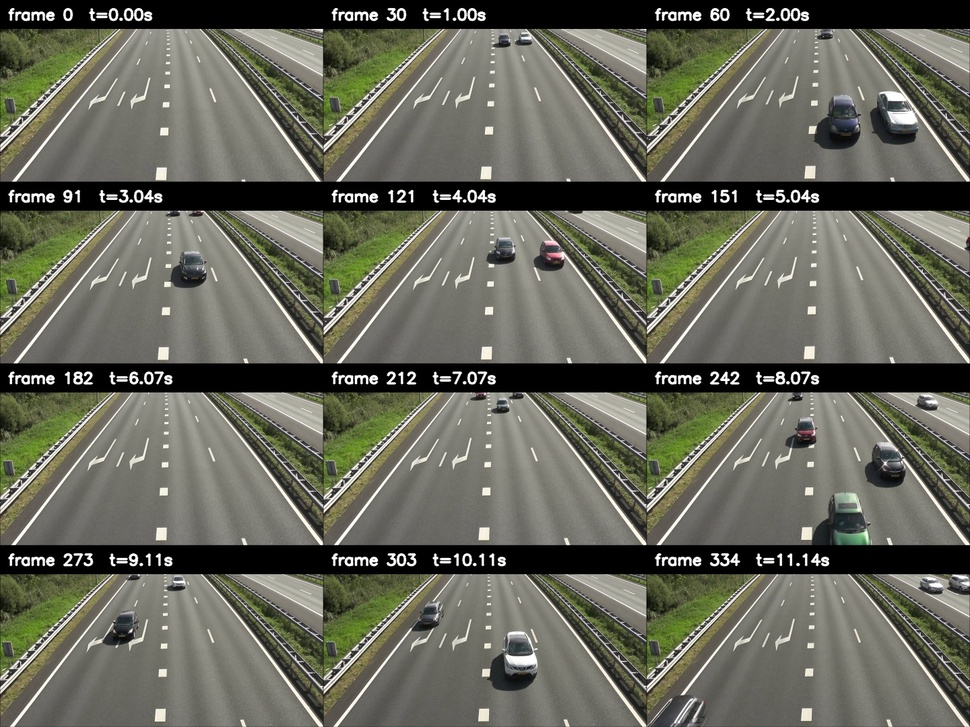
#> input picture car_samples.jpg, 970 x 727 px, shrunk from 1440 x 1080 before the run
$ python -i preprocessing.py   (imports and definitions only)
#> lines starting #> are read from the running program, lines starting #| are printed output that depends on the picture
#> further down, picture is the input picture: shape (727, 970, 3); mean B, G, R 90.8, 103.1, 102.2
"""Image inspection helpers before YOLO inference."""

from __future__ import annotations

from dataclasses import dataclass
from pathlib import Path
from typing import Any


class ImagePreprocessingError(RuntimeError):
    """Raised when an image cannot be inspected."""


@dataclass(frozen=True)
class ImageMetadata:
    image_path: Path
    sequence_name: str
    frame_index: int
    width: int
    height: int


@dataclass(frozen=True)
class FramePreprocessingResult:
    """One detector input plus auditable image-quality measurements."""

    frame: Any
    applied: bool
    mode: str
    luminance_mean: float
    luminance_std: float


class FramePreprocessor:
    """Apply conservative, geometry-preserving enhancement before detection."""

    MODES = {"none", "auto_low_light", "clahe"}

    def __init__(
        self,
        *,
        mode: str = "none",
        clahe_clip_limit: float = 2.0,
        clahe_grid_size: int = 8,
        low_light_threshold: float = 70.0,
    ) -> None:
        normalized = str(mode).strip().lower()
        if normalized not in self.MODES:
            raise ImagePreprocessingError(
                f"Unsupported frame preprocessing mode: {mode}"
            )
        if clahe_clip_limit <= 0 or clahe_grid_size < 2:
            raise ImagePreprocessingError("Invalid CLAHE preprocessing parameters.")
        if not 0.0 <= low_light_threshold <= 255.0:
            raise ImagePreprocessingError("low_light_threshold must be in [0, 255].")
        try:
            import cv2  # type: ignore[import-not-found]
        except Exception as exc:  # noqa: BLE001
            raise ImagePreprocessingError(
                "OpenCV is required for frame preprocessing."
            ) from exc
        self.mode = normalized
        self.low_light_threshold = float(low_light_threshold)
        self._cv2 = cv2
        self._clahe = cv2.createCLAHE(
            clipLimit=float(clahe_clip_limit),
            tileGridSize=(int(clahe_grid_size), int(clahe_grid_size)),
        )

    def process(self, frame: Any) -> FramePreprocessingResult:
        if frame is None or not hasattr(frame, "shape") or len(frame.shape) < 2:
            raise ImagePreprocessingError("Detector frame must be a valid image array.")
        gray = self._cv2.cvtColor(frame, self._cv2.COLOR_BGR2GRAY)
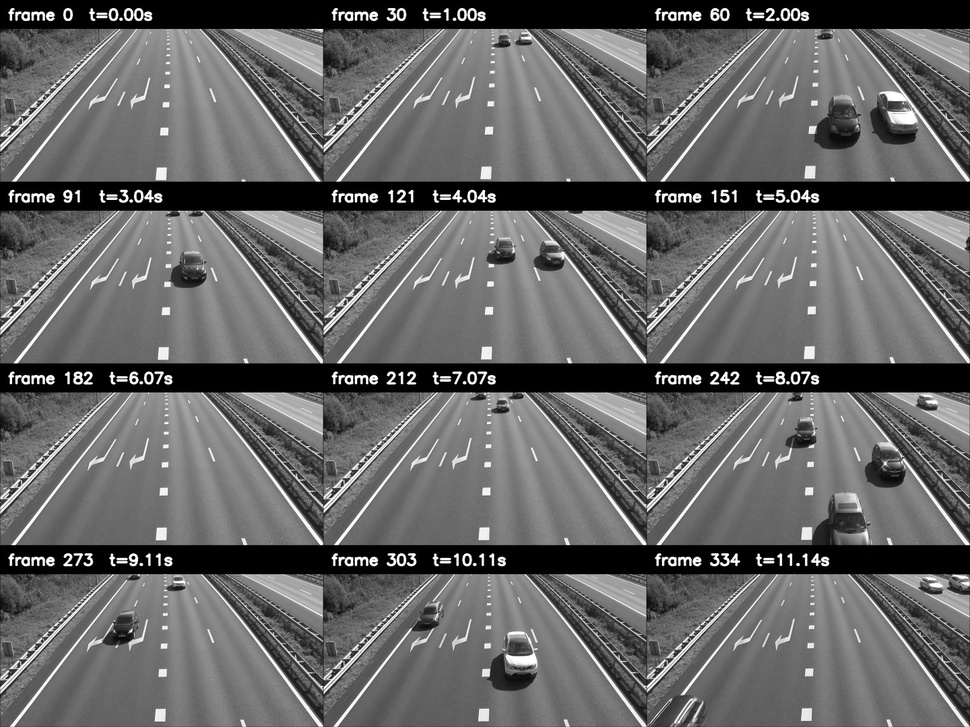
#> gray: shape (727, 970); min 0, max 255, mean 101.5
        luminance_mean = float(gray.mean())
#> luminance_mean = 101.5
        luminance_std = float(gray.std())
#> luminance_std = 55.43
        should_apply = self.mode == "clahe" or (
            self.mode == "auto_low_light"
            and luminance_mean < self.low_light_threshold
        )
#> should_apply = False
        if not should_apply:
            return FramePreprocessingResult(
                frame=frame,
                applied=False,
                mode=self.mode,
                luminance_mean=luminance_mean,
                luminance_std=luminance_std,
            )
        lab = self._cv2.cvtColor(frame, self._cv2.COLOR_BGR2LAB)
        lightness, channel_a, channel_b = self._cv2.split(lab)
        enhanced_lightness = self._clahe.apply(lightness)
        enhanced = self._cv2.cvtColor(
            self._cv2.merge((enhanced_lightness, channel_a, channel_b)),
            self._cv2.COLOR_LAB2BGR,
        )
        return FramePreprocessingResult(
            frame=enhanced,
            applied=True,
            mode=self.mode,
            luminance_mean=luminance_mean,
            luminance_std=luminance_std,
        )


def parse_sequence_frame(image_path: Path) -> tuple[str, int]:
    stem = image_path.stem
    prefix, separator, suffix = stem.rpartition("_")
    if separator and suffix.isdigit():
        return prefix, int(suffix)
    return image_path.parent.name, 1


def inspect_image(
    image_path: Path,
    sequence_name: str | None = None,
    frame_index: int | None = None,
) -> ImageMetadata:
    if not image_path.is_file():
        raise ImagePreprocessingError(f"Image does not exist: {image_path}")
    try:
        import cv2  # type: ignore[import-not-found]
    except Exception as exc:  # noqa: BLE001
        raise ImagePreprocessingError("OpenCV is required to inspect image dimensions.") from exc
    image = cv2.imread(str(image_path))
    if image is None:
        raise ImagePreprocessingError(f"OpenCV could not read image: {image_path}")
    height, width = image.shape[:2]
    parsed_sequence, parsed_frame = parse_sequence_frame(image_path)
    return ImageMetadata(
        image_path=image_path,
        sequence_name=sequence_name or parsed_sequence,
        frame_index=frame_index or parsed_frame,
        width=int(width),
        height=int(height),
    )

>>> import cv2
>>> picture = cv2.imread('../../../car_samples.jpg')
>>> result = FramePreprocessor().process(picture)

$ run again, on hippo_samples.jpg
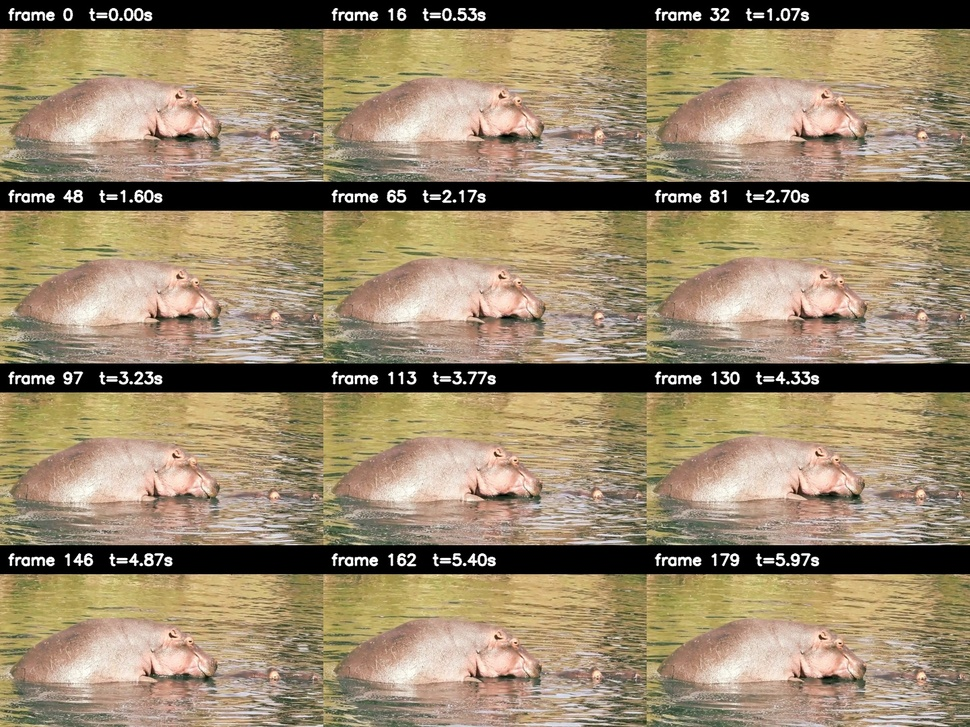
#> input picture hippo_samples.jpg, 970 x 727 px, shrunk from 1440 x 1080 before the run
#> picture is the input picture: shape (727, 970, 3); mean B, G, R 107, 135, 152.3
#> in process, `gray = self._cv2.cvtColor(frame, self._cv2.COLOR_BGR2GRAY)`:
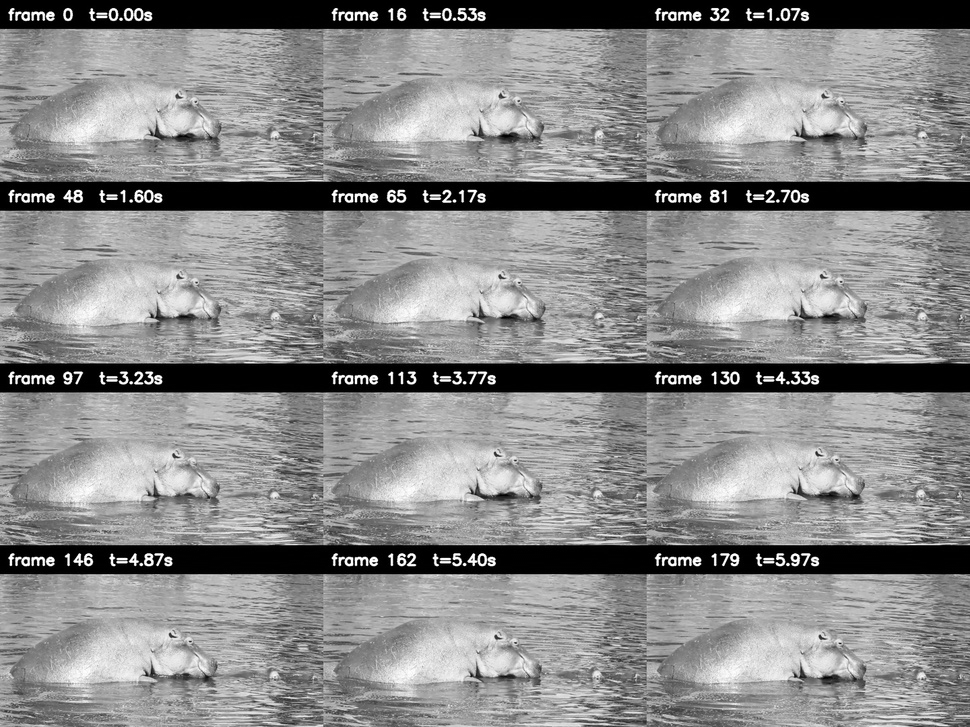
#> gray: shape (727, 970); min 0, max 255, mean 137
#> luminance_mean = 137
#> luminance_std = 64.42
#> should_apply = False
